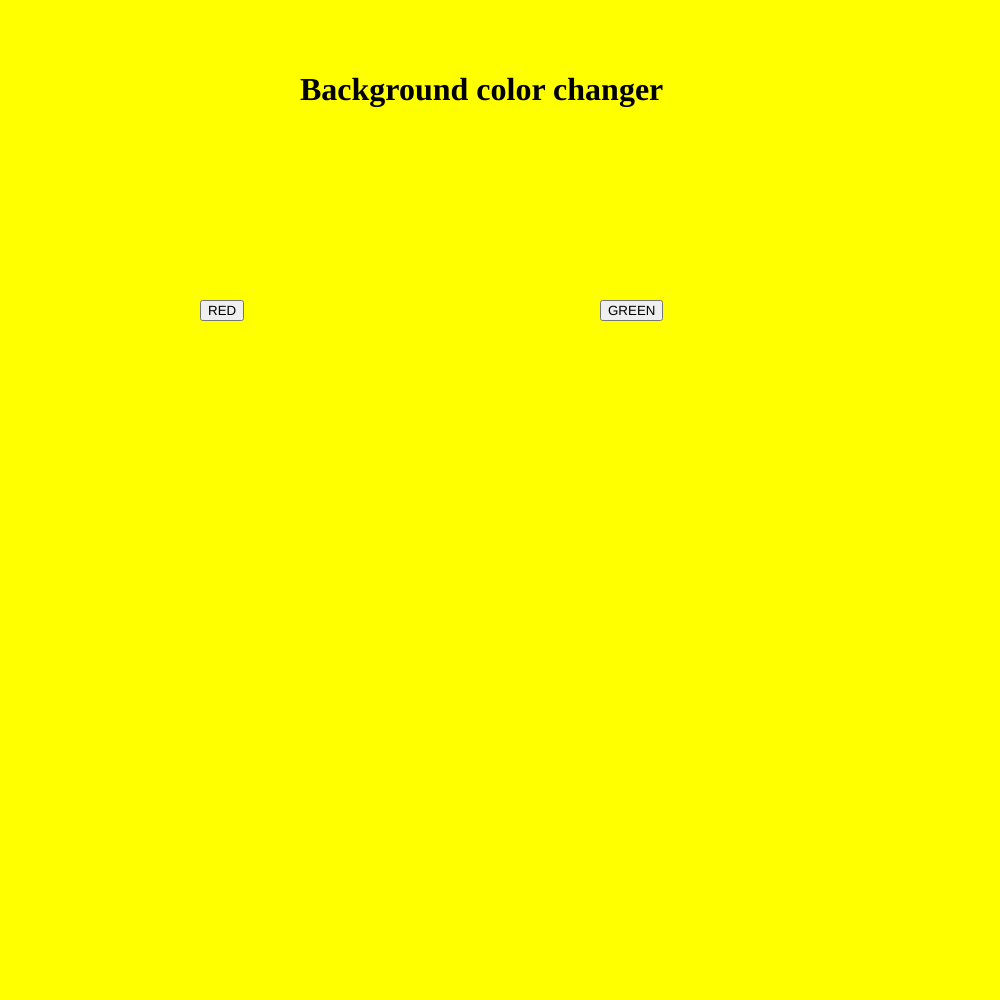
Frame 1 (no input)
Frame 60 (no input): identical to frame 1, image omitted
Frame 120 (the mouse pressed at the canvas centre since frame 60): identical to frame 1, image omitted

The p5.js sketch that drew this single still picture (run headless with seeded random() and noise() and a simulated clock; from frame 60 on, the mouse is pressed at the canvas centre):

// p5.js sketch
// ── sketch.js
var btn_red;
var btn_green;

var r = 255;
var g = 255;
var b = 0;

function setup() {
  createCanvas(1000,1000)
   fill("white")
  btn_red = createButton("RED")
  btn_red.position(200,300);
  btn_red.mousePressed(RED)

  btn_green = createButton("GREEN")
  btn_green.position(600,300);
  btn_green.mousePressed(GREEN)

  title = createElement("h1")
  title.position(300,50);
  title.html("Background color changer")
  
  
}

function draw() {
  background(r,g,b);
}

function RED() {
  r = 255;
  g = 0;
  b = 0;
}

function GREEN(){
  r = 0;
  g = 255;
  b = 0;
}
